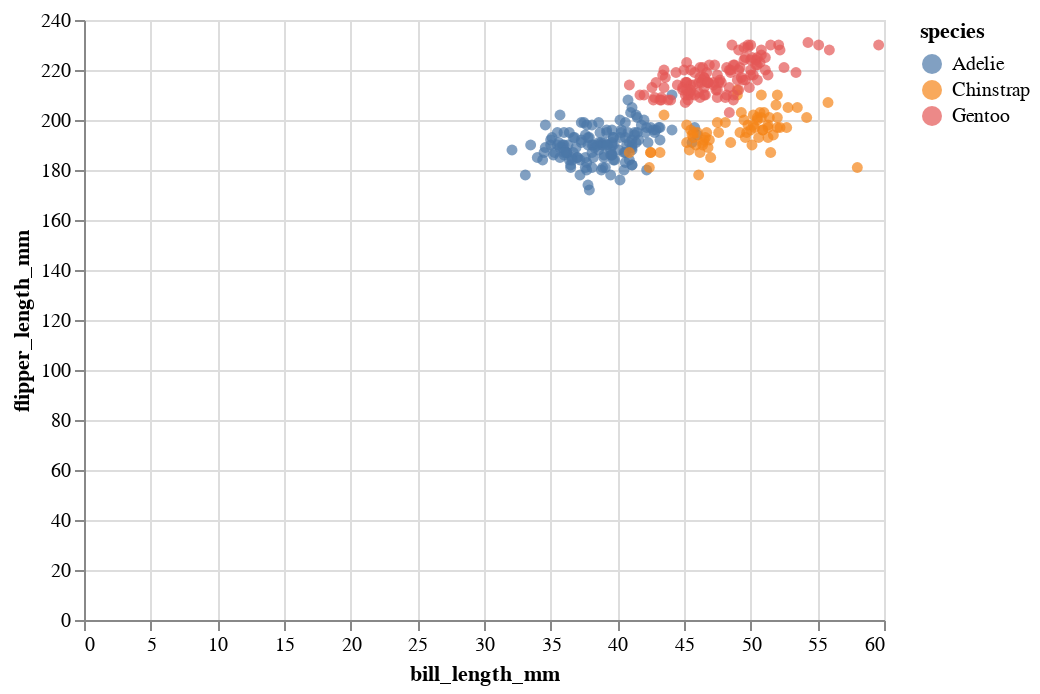

Notebook source saved alongside this figure:
### Code cell
alt.Chart(df).mark_circle().encode(
    x="bill_length_mm",
    y="flipper_length_mm",
    color="species"
)

### Figure 1 — Vega-Lite specification as saved in the notebook (floating-point values rounded to 4 significant figures; data arrays with more than 128 entries replaced by an {"elided": "..."} marker saying what was removed)
{"config": {"view": {"continuousWidth": 400, "continuousHeight": 300}}, "data": {"name": "data-8d06395c46e01af0de47c3b85245fe98"}, "mark": "circle", "encoding": {"color": {"type": "nominal", "field": "species"}, "x": {"type": "quantitative", "field": "bill_length_mm"}, "y": {"type": "quantitative", "field": "flipper_length_mm"}}, "$schema": "https://vega.github.io/schema/vega-lite/v4.8.1.json", "datasets": {"data-8d06395c46e01af0de47c3b85245fe98": {"elided": "333 records"}}}
